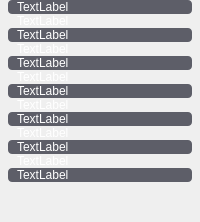
        <widget class="QWidget" name="page_4">
         <property name="styleSheet">
          <string notr="true">#page_4{background-color: rgba(255, 255, 255, 0);}
</string>
         </property>
         <layout class="QVBoxLayout" name="verticalLayout_2" stretch="18,18,18,18,18,18,18,18,18,18,18,18,18,219">
          <property name="spacing">
           <number>0</number>
          </property>
          <property name="leftMargin">
           <number>8</number>
          </property>
          <property name="topMargin">
           <number>0</number>
          </property>
          <property name="rightMargin">
           <number>8</number>
          </property>
          <property name="bottomMargin">
           <number>0</number>
          </property>
          <item>
           <widget class="QWidget" name="widget_19" native="true">
            <property name="styleSheet">
             <string notr="true">#widget_19{background-color: rgb(93, 94, 104);border-radius:4px;}
</string>
            </property>
            <layout class="QHBoxLayout" name="horizontalLayout_41">
             <property name="spacing">
              <number>0</number>
             </property>
             <property name="leftMargin">
              <number>9</number>
             </property>
             <property name="topMargin">
              <number>0</number>
             </property>
             <property name="rightMargin">
              <number>0</number>
             </property>
             <property name="bottomMargin">
              <number>0</number>
             </property>
             <item>
              <widget class="QLabel" name="label_77">
               <property name="styleSheet">
                <string notr="true">QLabel{color: rgb(255, 255, 255);
background-color: rgba(255, 255, 255, 0);border:none;}</string>
               </property>
               <property name="text">
                <string>TextLabel</string>
               </property>
              </widget>
             </item>
             <item>
              <widget class="QLabel" name="label_78">
               <property name="styleSheet">
                <string notr="true">QLabel{color: rgb(255, 226, 96);
background-color: rgba(255, 255, 255, 0);border:none;}</string>
               </property>
               <property name="text">
                <string/>
               </property>
              </widget>
             </item>
            </layout>
           </widget>
          </item>
          <item>
           <layout class="QHBoxLayout" name="horizontalLayout_34">
            <property name="spacing">
             <number>0</number>
            </property>
            <property name="leftMargin">
             <number>9</number>
            </property>
            <item>
             <widget class="QLabel" name="label_63">
              <property name="styleSheet">
               <string notr="true">QLabel{color: rgb(255, 255, 255);
background-color: rgba(255, 255, 255, 0);border:none;}</string>
              </property>
              <property name="text">
               <string>TextLabel</string>
              </property>
             </widget>
            </item>
            <item>
             <widget class="QLabel" name="label_64">
              <property name="styleSheet">
               <string notr="true">QLabel{color: rgb(255, 226, 96);
background-color: rgba(255, 255, 255, 0);border:none;}</string>
              </property>
              <property name="text">
               <string/>
              </property>
             </widget>
            </item>
           </layout>
          </item>
          <item>
           <widget class="QWidget" name="widget_20" native="true">
            <property name="styleSheet">
             <string notr="true">#widget_20{background-color: rgb(93, 94, 104);border-radius:4px;}
</string>
            </property>
            <layout class="QHBoxLayout" name="horizontalLayout_38">
             <property name="spacing">
              <number>0</number>
             </property>
             <property name="leftMargin">
              <number>9</number>
             </property>
             <property name="topMargin">
              <number>0</number>
             </property>
             <property name="rightMargin">
              <number>0</number>
             </property>
             <property name="bottomMargin">
              <number>0</number>
             </property>
             <item>
              <widget class="QLabel" name="label_71">
               <property name="styleSheet">
                <string notr="true">QLabel{color: rgb(255, 255, 255);
background-color: rgba(255, 255, 255, 0);border:none;}</string>
               </property>
               <property name="text">
                <string>TextLabel</string>
               </property>
              </widget>
             </item>
             <item>
              <widget class="QLabel" name="label_72">
               <property name="styleSheet">
                <string notr="true">QLabel{color: rgb(255, 226, 96);
background-color: rgba(255, 255, 255, 0);border:none;}</string>
               </property>
               <property name="text">
                <string/>
               </property>
              </widget>
             </item>
            </layout>
           </widget>
          </item>
          <item>
           <layout class="QHBoxLayout" name="horizontalLayout_42">
            <property name="spacing">
             <number>0</number>
            </property>
            <property name="leftMargin">
             <number>9</number>
            </property>
            <item>
             <widget class="QLabel" name="label_79">
              <property name="styleSheet">
               <string notr="true">QLabel{color: rgb(255, 255, 255);
background-color: rgba(255, 255, 255, 0);border:none;}</string>
              </property>
              <property name="text">
               <string>TextLabel</string>
              </property>
             </widget>
            </item>
            <item>
             <widget class="QLabel" name="label_80">
              <property name="styleSheet">
               <string notr="true">QLabel{color: rgb(255, 226, 96);
background-color: rgba(255, 255, 255, 0);border:none;}</string>
              </property>
              <property name="text">
               <string/>
              </property>
             </widget>
            </item>
           </layout>
          </item>
          <item>
           <widget class="QWidget" name="widget_21" native="true">
            <property name="styleSheet">
             <string notr="true">#widget_21{background-color: rgb(93, 94, 104);border-radius:4px;}
</string>
            </property>
            <layout class="QHBoxLayout" name="horizontalLayout_35">
             <property name="spacing">
              <number>0</number>
             </property>
             <property name="leftMargin">
              <number>9</number>
             </property>
             <property name="topMargin">
              <number>0</number>
             </property>
             <property name="rightMargin">
              <number>0</number>
             </property>
             <property name="bottomMargin">
              <number>0</number>
             </property>
             <item>
              <widget class="QLabel" name="label_65">
               <property name="styleSheet">
                <string notr="true">QLabel{color: rgb(255, 255, 255);
background-color: rgba(255, 255, 255, 0);border:none;}</string>
               </property>
               <property name="text">
                <string>TextLabel</string>
               </property>
              </widget>
             </item>
             <item>
              <widget class="QLabel" name="label_66">
               <property name="styleSheet">
                <string notr="true">QLabel{color: rgb(255, 226, 96);
background-color: rgba(255, 255, 255, 0);border:none;}</string>
               </property>
               <property name="text">
                <string/>
               </property>
              </widget>
             </item>
            </layout>
           </widget>
          </item>
          <item>
           <layout class="QHBoxLayout" name="horizontalLayout_39">
            <property name="spacing">
             <number>0</number>
            </property>
            <property name="leftMargin">
             <number>9</number>
            </property>
            <item>
             <widget class="QLabel" name="label_73">
              <property name="styleSheet">
               <string notr="true">QLabel{color: rgb(255, 255, 255);
background-color: rgba(255, 255, 255, 0);border:none;}</string>
              </property>
              <property name="text">
               <string>TextLabel</string>
              </property>
             </widget>
            </item>
            <item>
             <widget class="QLabel" name="label_74">
              <property name="styleSheet">
               <string notr="true">QLabel{color: rgb(255, 226, 96);
background-color: rgba(255, 255, 255, 0);border:none;}</string>
              </property>
              <property name="text">
               <string/>
              </property>
             </widget>
            </item>
           </layout>
          </item>
          <item>
           <widget class="QWidget" name="widget_22" native="true">
            <property name="styleSheet">
             <string notr="true">#widget_22{background-color: rgb(93, 94, 104);border-radius:4px;}
</string>
            </property>
            <layout class="QHBoxLayout" name="horizontalLayout_40">
             <property name="spacing">
              <number>0</number>
             </property>
             <property name="leftMargin">
              <number>9</number>
             </property>
             <property name="topMargin">
              <number>0</number>
             </property>
             <property name="rightMargin">
              <number>0</number>
             </property>
             <property name="bottomMargin">
              <number>0</number>
             </property>
             <item>
              <widget class="QLabel" name="label_75">
               <property name="styleSheet">
                <string notr="true">QLabel{color: rgb(255, 255, 255);
background-color: rgba(255, 255, 255, 0);border:none;}</string>
               </property>
               <property name="text">
                <string>TextLabel</string>
               </property>
              </widget>
             </item>
             <item>
              <widget class="QLabel" name="label_76">
               <property name="styleSheet">
                <string notr="true">QLabel{color: rgb(255, 226, 96);
background-color: rgba(255, 255, 255, 0);border:none;}</string>
               </property>
               <property name="text">
                <string/>
               </property>
              </widget>
             </item>
            </layout>
           </widget>
          </item>
          <item>
           <layout class="QHBoxLayout" name="horizontalLayout_37">
            <property name="spacing">
             <number>0</number>
            </property>
            <property name="leftMargin">
             <number>9</number>
            </property>
            <item>
             <widget class="QLabel" name="label_69">
              <property name="styleSheet">
               <string notr="true">QLabel{color: rgb(255, 255, 255);
background-color: rgba(255, 255, 255, 0);border:none;}</string>
              </property>
              <property name="text">
               <string>TextLabel</string>
              </property>
             </widget>
            </item>
            <item>
             <widget class="QLabel" name="label_70">
              <property name="styleSheet">
               <string notr="true">QLabel{color: rgb(255, 226, 96);
background-color: rgba(255, 255, 255, 0);border:none;}</string>
              </property>
              <property name="text">
               <string/>
              </property>
             </widget>
            </item>
           </layout>
          </item>
          <item>
           <widget class="QWidget" name="widget_23" native="true">
            <property name="styleSheet">
             <string notr="true">#widget_23{background-color: rgb(93, 94, 104);border-radius:4px;}
</string>
            </property>
            <layout class="QHBoxLayout" name="horizontalLayout_43">
             <property name="spacing">
              <number>0</number>
             </property>
             <property name="leftMargin">
              <number>9</number>
             </property>
             <property name="topMargin">
              <number>0</number>
             </property>
             <property name="rightMargin">
              <number>0</number>
             </property>
             <property name="bottomMargin">
              <number>0</number>
             </property>
             <item>
              <widget class="QLabel" name="label_81">
               <property name="styleSheet">
                <string notr="true">QLabel{color: rgb(255, 255, 255);
background-color: rgba(255, 255, 255, 0);border:none;}</string>
               </property>
               <property name="text">
                <string>TextLabel</string>
               </property>
              </widget>
             </item>
             <item>
              <widget class="QLabel" name="label_82">
               <property name="styleSheet">
                <string notr="true">QLabel{color: rgb(255, 226, 96);
background-color: rgba(255, 255, 255, 0);border:none;}</string>
               </property>
               <property name="text">
                <string/>
               </property>
              </widget>
             </item>
            </layout>
           </widget>
          </item>
          <item>
           <layout class="QHBoxLayout" name="horizontalLayout_36">
            <property name="spacing">
             <number>0</number>
            </property>
            <property name="leftMargin">
             <number>9</number>
            </property>
            <item>
             <widget class="QLabel" name="label_67">
              <property name="styleSheet">
               <string notr="true">QLabel{color: rgb(255, 255, 255);
background-color: rgba(255, 255, 255, 0);border:none;}</string>
              </property>
              <property name="text">
               <string>TextLabel</string>
              </property>
             </widget>
            </item>
            <item>
             <widget class="QLabel" name="label_68">
              <property name="styleSheet">
               <string notr="true">QLabel{color: rgb(255, 226, 96);
background-color: rgba(255, 255, 255, 0);border:none;}</string>
              </property>
              <property name="text">
               <string/>
              </property>
             </widget>
            </item>
           </layout>
          </item>
          <item>
           <widget class="QWidget" name="widget_24" native="true">
            <property name="styleSheet">
             <string notr="true">#widget_24{background-color: rgb(93, 94, 104);border-radius:4px;}
</string>
            </property>
            <layout class="QHBoxLayout" name="horizontalLayout_16">
             <property name="spacing">
              <number>0</number>
             </property>
             <property name="leftMargin">
              <number>9</number>
             </property>
             <property name="topMargin">
              <number>0</number>
             </property>
             <property name="rightMargin">
              <number>0</number>
             </property>
             <property name="bottomMargin">
              <number>0</number>
             </property>
             <item>
              <widget class="QLabel" name="label_28">
               <property name="styleSheet">
                <string notr="true">QLabel{color: rgb(255, 255, 255);
background-color: rgba(255, 255, 255, 0);border:none;}</string>
               </property>
               <property name="text">
                <string>TextLabel</string>
               </property>
              </widget>
             </item>
             <item>
              <widget class="QLabel" name="label_27">
               <property name="styleSheet">
                <string notr="true">QLabel{color: rgb(255, 226, 96);
background-color: rgba(255, 255, 255, 0);border:none;}</string>
               </property>
               <property name="text">
                <string/>
               </property>
              </widget>
             </item>
            </layout>
           </widget>
          </item>
          <item>
           <layout class="QHBoxLayout" name="horizontalLayout_45">
            <property name="spacing">
             <number>0</number>
            </property>
            <property name="leftMargin">
             <number>9</number>
            </property>
            <item>
             <widget class="QLabel" name="label_86">
              <property name="styleSheet">
               <string notr="true">QLabel{color: rgb(255, 255, 255);
background-color: rgba(255, 255, 255, 0);border:none;}</string>
              </property>
              <property name="text">
               <string>TextLabel</string>
              </property>
             </widget>
            </item>
            <item>
             <widget class="QLabel" name="label_85">
              <property name="styleSheet">
               <string notr="true">QLabel{color: rgb(255, 226, 96);
background-color: rgba(255, 255, 255, 0);border:none;}</string>
              </property>
              <property name="text">
               <string/>
              </property>
             </widget>
            </item>
           </layout>
          </item>
          <item>
           <widget class="QWidget" name="widget_25" native="true">
            <property name="styleSheet">
             <string notr="true">#widget_25{background-color: rgb(93, 94, 104);border-radius:4px;}
</string>
            </property>
            <layout class="QHBoxLayout" name="horizontalLayout_46">
             <property name="spacing">
              <number>0</number>
             </property>
             <property name="leftMargin">
              <number>9</number>
             </property>
             <property name="topMargin">
              <number>0</number>
             </property>
             <property name="rightMargin">
              <number>0</number>
             </property>
             <property name="bottomMargin">
              <number>0</number>
             </property>
             <item>
              <widget class="QLabel" name="label_88">
               <property name="styleSheet">
                <string notr="true">QLabel{color: rgb(255, 255, 255);
background-color: rgba(255, 255, 255, 0);border:none;}</string>
               </property>
               <property name="text">
                <string>TextLabel</string>
               </property>
              </widget>
             </item>
             <item>
              <widget class="QLabel" name="label_87">
               <property name="styleSheet">
                <string notr="true">QLabel{color: rgb(255, 226, 96);
background-color: rgba(255, 255, 255, 0);border:none;}</string>
               </property>
               <property name="text">
                <string/>
               </property>
              </widget>
             </item>
            </layout>
           </widget>
          </item>
          <item>
           <spacer name="verticalSpacer_2">
            <property name="orientation">
             <enum>Qt::Vertical</enum>
            </property>
            <property name="sizeHint" stdset="0">
             <size>
              <width>20</width>
              <height>40</height>
             </size>
            </property>
           </spacer>
          </item>
         </layout>
        </widget>
